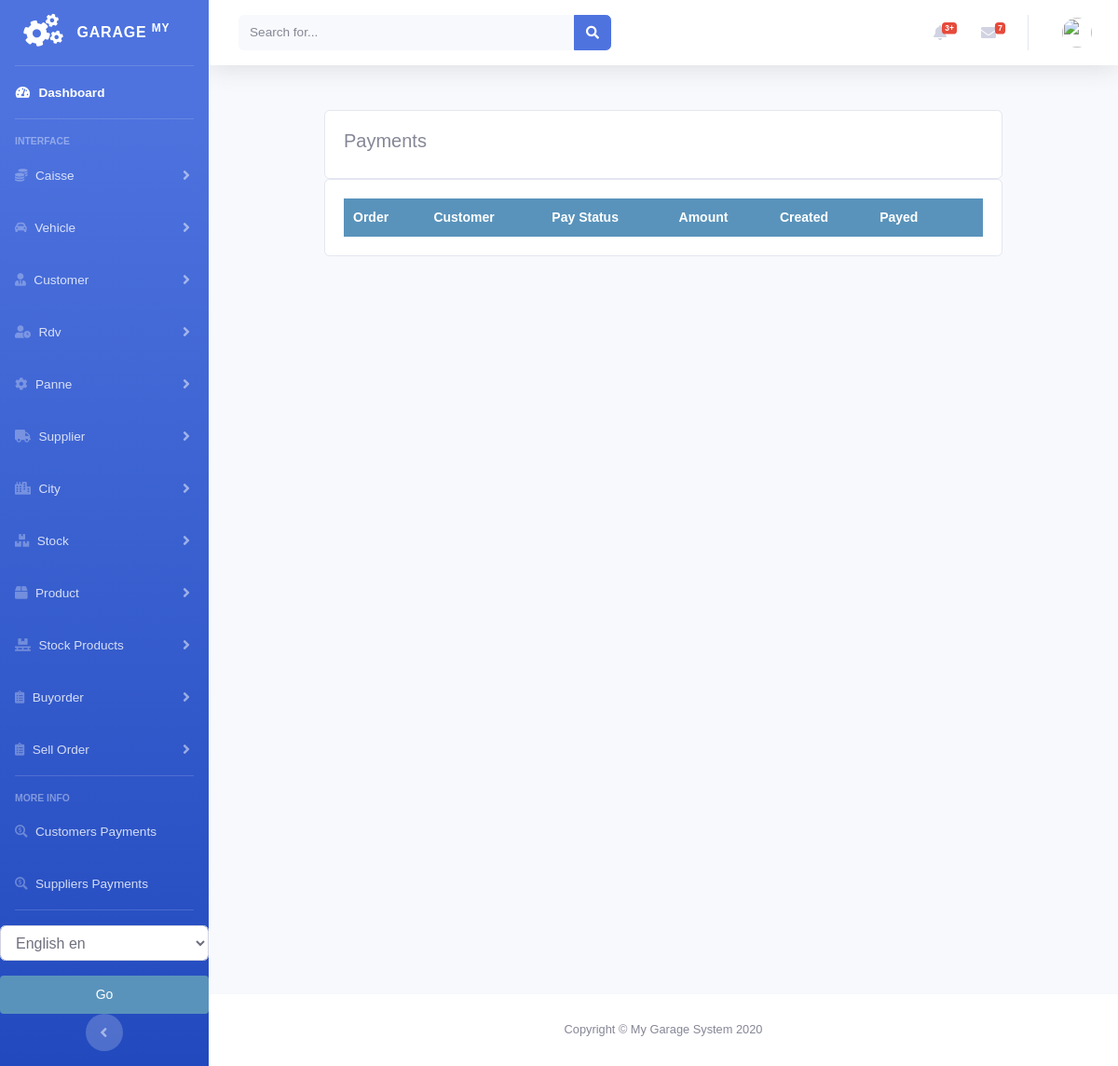
The page /payments/customer_payment_list on the database as committed earlier.
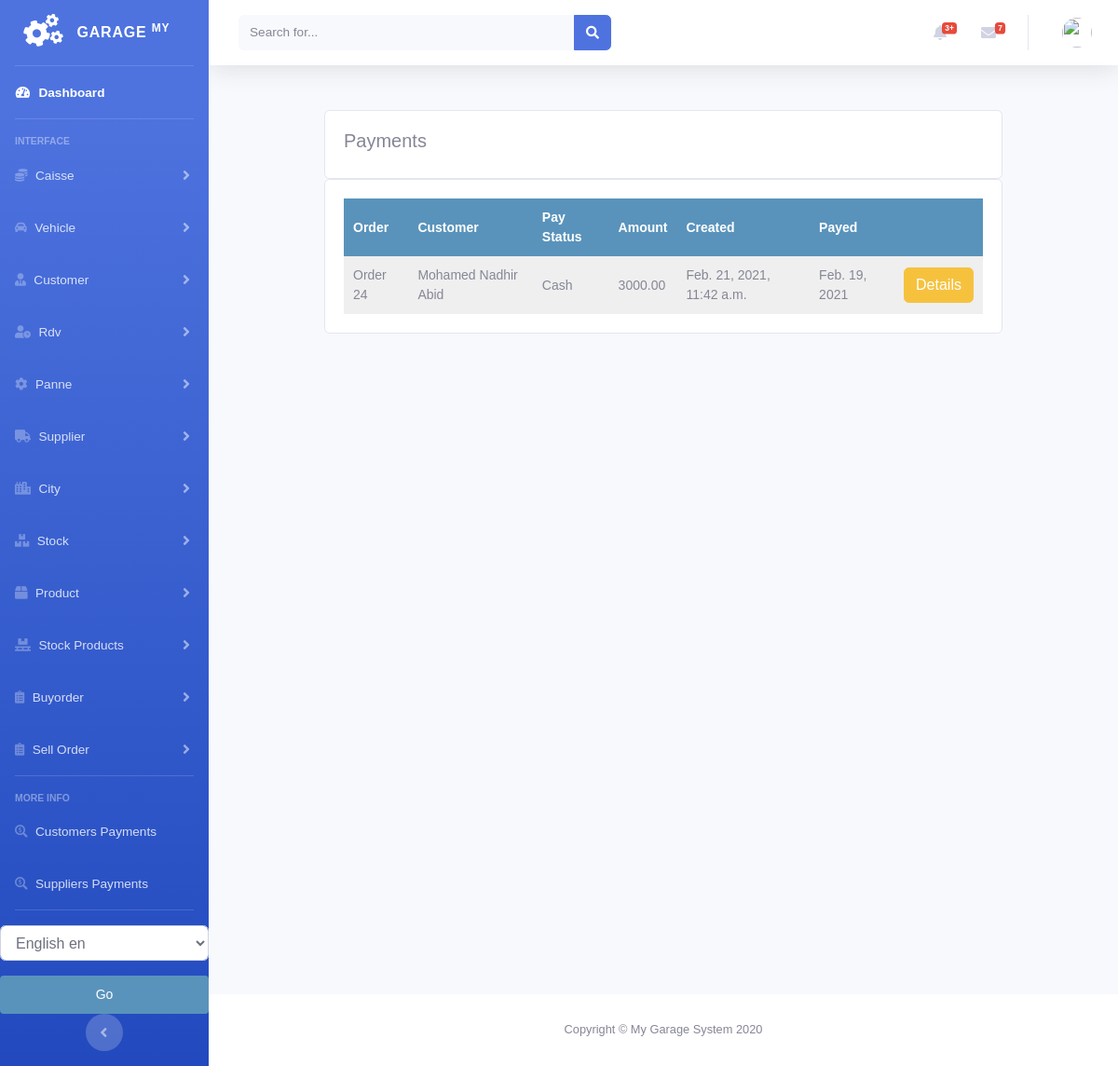
The same page on the database as committed later.
### payments/models.py (models this page shows)
class SellOrderPayment(models.Model):
    order = models.ForeignKey(Order, on_delete=models.CASCADE, blank=True, null=True)
    customer = models.ForeignKey(Customer, on_delete=models.CASCADE)
    user = models.IntegerField(default=0)
    amount = models.DecimalField(max_digits=10, decimal_places=2)
    created = models.DateTimeField(auto_now_add=True)
    pay_date = models.DateField(null=True, blank=True)
    pay_type = (
        ('Cash', 'Cash'),
        ('Cheque', 'Cheque'),
    )
    pay_status = models.CharField(max_length=8, choices=pay_type, blank=True, default="Cash")

### sellorder/models.py (models this page shows, shortened)
class Order(models.Model):
    customer = models.ForeignKey(Customer, on_delete=models.DO_NOTHING)
    vehicle = models.ForeignKey(Vehicle, on_delete=models.DO_NOTHING, null=True, blank=True)
    created = models.DateTimeField(auto_now_add=True)
    updated = models.DateTimeField(auto_now=True)
    debt = models.DecimalField(max_digits=10, decimal_places=2, null=True, blank=True, default=0)
    total_price = models.DecimalField(max_digits=10, decimal_places=2, null=True, blank=True, default=0)
    paid = models.BooleanField(default=False)
    confirmed = models.BooleanField(default=False)
    class Meta:
        ordering = ('-created',)
    def __str__(self):
        return f'Order {self.id}'

### customer/models.py (models this page shows, shortened)
class Customer(models.Model):
    firstname = models.CharField(max_length=250, null=True)
    lastname = models.CharField(max_length=250, null=True)
    address = models.CharField(max_length=200, null=True)
    phone = models.CharField(max_length=200, null=True)
    national_number = models.CharField(max_length=200, null=True)
    email = models.EmailField(null=True)
    date_created = models.DateTimeField(auto_now_add=True, null=True)
    date_joined = models.DateField(null=True)
    debt = models.DecimalField(max_digits=10, decimal_places=2, null=True, default=0)
    def __str__(self):
        return self.firstname + " " + self.lastname

### payments/views.py (the view)
# urls.py: path('customer_payment_list', views.customer_payment_list, name='customer_payment_list'),
def customer_payment_list(request):
    customerpayments = SellOrderPayment.objects.all()
    context = {
        "customerpayments": customerpayments
    }
    return render(request, 'payments/customer/payment_list.html', context)

### payments/templates/payments/customer/payment_list.html (shortened to what this page needs)
{% extends 'home.html' %}
{% load static %}
{% block content %}
<br>
<div class="container">
    <div class="row">
        <div class="col-md">
            <div class="card card-body">
                <h5>Payments</h5>
            </div>
            <div class="card card-body">
                <table id="table_id" class="display text-center">
                    <thead>
                    <tr>
                        <th>Order</th>
                        <th>Customer</th>
                        <th>Pay Status</th>
                        <th>Amount</th>
                        <th>Created</th>
                        <th>Payed</th>
                        <th></th>
                    </tr>
                    </thead>
                    <tbody>
                    {% for payment in customerpayments %}
                    <tr>
                        <td>
                            {{payment.order}}
                        </td>
                        <td>
                            {{payment.customer}}
                        </td>
                        <td>
                            {{payment.pay_status}}
                        </td>
                        <td>
                            {{payment.amount}}
                        </td>
                        <td>
                            {{payment.created}}
                        </td>
                        <td>
                            {{payment.pay_date}}
                        </td>
 <td>
                           <a class="btn btn-warning " href="{% url 'sellorder:sellorder_details' payment.order.id %}">Details</a>
                    </td>
                    </tr>
                    {% endfor %}
                    </tbody>
                </table>
            </div>
        </div>
    </div>
</div>
{% endblock %}
{% block jsscript %}
<link rel="stylesheet" type="text/css" href="https://cdn.datatables.net/1.10.22/css/jquery.dataTables.css">
<link rel="stylesheet" type="text/css" href="https://cdn.datatables.net/buttons/1.6.5/css/buttons.dataTables.min.css">
{% endblock %}

Rows that differ between the two databases and show on the page:
added SellOrderPayment: order "Order 24", customer "Mohamed Nadhir Abid", pay_status "Cash", amount "3000.00", created "Feb. 21, 2021, 11:42 a.m.", pay_date "Feb. 19, 2021"
